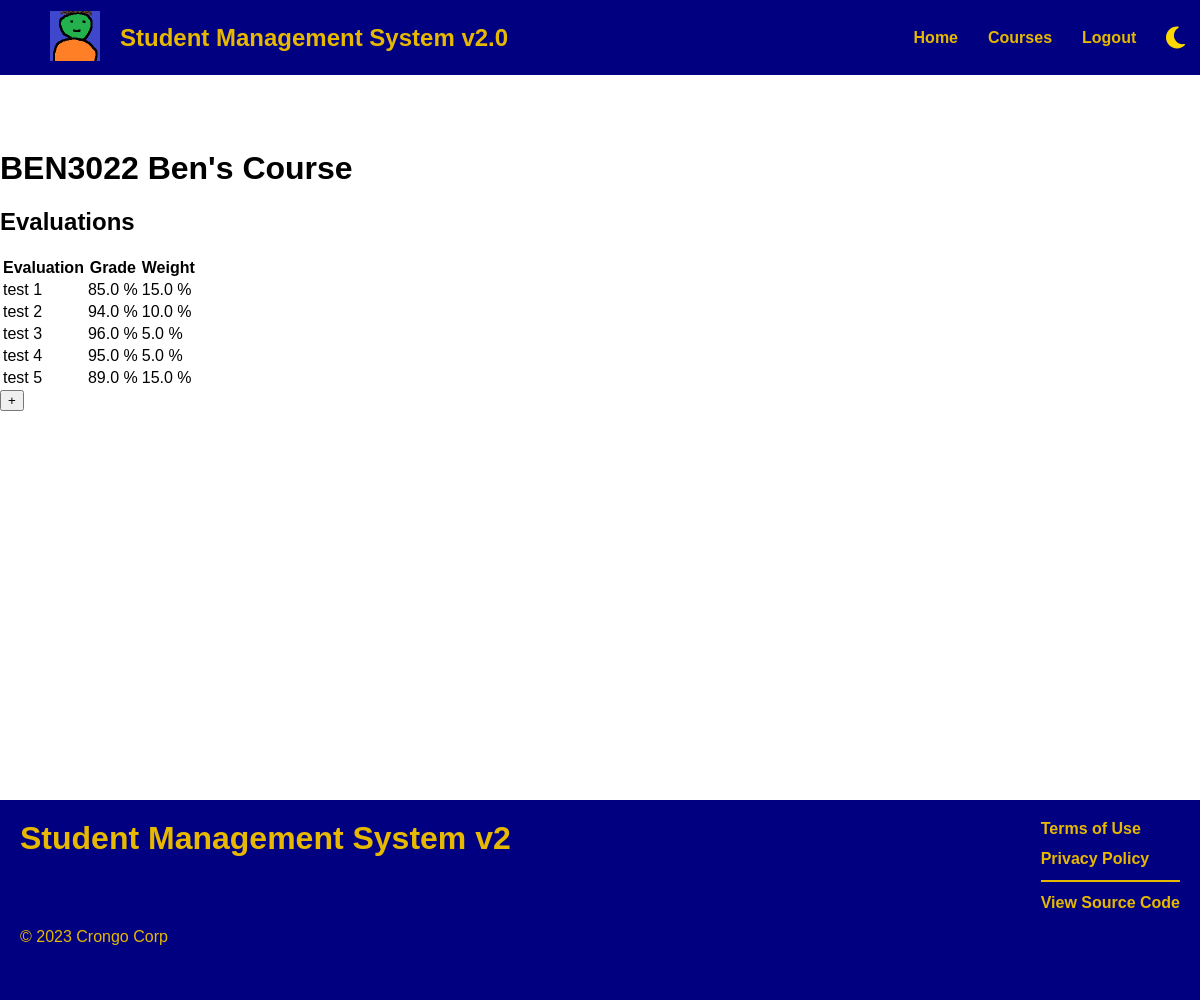
/course/6 (signed in), run on the app's committed database.
### backend/models.py (models this page shows, shortened)
class Course(db.Model):
    _id = db.Column("id", db.Integer, primary_key = True)
    code = db.Column(db.String(100), nullable = False)
    name =  db.Column(db.String(100), nullable = False)
    studentId = db.Column(db.Integer, db.ForeignKey("student.id"), nullable = False)
    gradePoint = db.Column(db.Float)
    trashed = db.Column(db.Boolean, default = False, nullable = False)
    def getCourseById(id):
        return Course.query.filter_by(_id = id, trashed = False).first()

class Evaluation(db.Model):
    _id = db.Column("id", db.Integer, primary_key = True)
    name =  db.Column(db.String(100), nullable = False)
    grade = db.Column(db.Float)
    weight = db.Column(db.Float, nullable = False)
    courseId = db.Column(db.Integer, nullable = False)
    def getEvaluations(course_id):
        return Evaluation.query.filter_by(courseId = course_id).all()

### backend/controllers.py (the view)
@app.route("/course/<id>", methods = ["GET"])
def course_get_by_id(id):
    course = Course.getCourseById(id)
    evaluations = Evaluation.getEvaluations(course._id)
    if (len(evaluations) > 0):
        return render_template(
            'course.html',
            course = course,
            student = session["NAME"],
            evaluations = evaluations
        )
    else:
        return render_template (
            'course.html',
            course = course,
            student = session["NAME"]
        )

### backend/__init__.py (called while the page is built)
@app.context_processor
def template_inject():
    return { "year": datetime.utcnow().year }

### frontend/templates/course.html (shortened to what this page needs)
{% extends 'page_template.html' %}
{% block content %}
    <h1><b>{{course.code}}</b> {{course.name}}</h1>
    <h2>Evaluations</h2>
        <div>
            <table id="evaluations-table">
                <tr>
                    <th>Evaluation</th>
                    <th>Grade</th>
                    <th>Weight</th>
                </tr>
                {% for evaluation in evaluations %}
                    <tr>
                        <td>{{ evaluation.name }}</td>
                        <td>{{ evaluation.grade * 100 }} %</td>
                        <td>{{ evaluation.weight * 100 }} %</td>
                    </tr>
                {% endfor %}
            </table>
            <button id="show-evaluation-button" onclick="showEvaluationInputRow()">+</button>
        </div>
{% endblock content %}

### frontend/static/css/styles.css (style rules this page uses)
:root { --heading-font-family: sans-serif; --paragraph-font-family: sans-serif; --title-font-size: 3em; --heading-font-size: 2em; --subheading-font-size: 1.5em; --paragraph-font-size: 1em; }
:root { --light-theme-main-color: navy; --light-theme-accent-color: #e6b800; --light-theme-text-color: #000; --light-theme-background-color: #fff; --light-theme-success-color: lightgreen; --light-theme-success-color-border: #116e11; --light-theme-info-color: lightskyblue; --light-theme-info-color-border: #054d7a; --light-theme-warning-color: lightyellow; --light-theme-warning-color-border: #808000; --light-theme-error-color: lightpink; --light-theme-error-color-border: #800013; }
:root { --dark-theme-main-color: navy; --dark-theme-accent-color: gold; --dark-theme-text-color: #fff; --dark-theme-background-color: rgb(69, 69, 75); --dark-theme-success-color: lightgreen; --dark-theme-success-color-border: #116e11; --dark-theme-info-color: lightskyblue; --dark-theme-info-color-border: #054d7a; --dark-theme-warning-color: lightyellow; --dark-theme-warning-color-border: #808000; --dark-theme-error-color: lightpink; --dark-theme-error-color-border: #800013; }
:root, :root.light-theme { --main-color: var(--light-theme-main-color); --accent-color: var(--light-theme-accent-color); --text-color: var(--light-theme-text-color); --background-color: var(--light-theme-background-color); --success-color: var(--light-theme-success-color); --success-color-border: var(--light-theme-success-color-border); --info-color: var(--light-theme-info-color); --info-color-border: var(--light-theme-info-color-border); --warning-color: var(--light-theme-warning-color); --warning-color-border: var(--light-theme-warning-color-border); --error-color: var(--light-theme-error-color); --error-color-border: var(--light-theme-success-error-border); }
* { box-sizing: border-box; }
html { scroll-behavior: smooth; height: 100%; }
body { margin: 0; background-color: var(--background-color); color: var(--text-color); font-family: var(--paragraph-font-family); font-size: var(--paragraph-font-size); height: 100%; }

### data on the page
Course: code "BEN3022", name "Ben's Course"
Evaluation: name "test 1", evaluation.grade*100 "85.0", evaluation.weight*100 "15.0"
Evaluation: name "test 2", evaluation.grade*100 "94.0", evaluation.weight*100 "10.0"
Evaluation: name "test 3", evaluation.grade*100 "96.0", evaluation.weight*100 "5.0"
Evaluation: name "test 4", evaluation.grade*100 "95.0", evaluation.weight*100 "5.0"
Evaluation: name "test 5", evaluation.grade*100 "89.0", evaluation.weight*100 "15.0"
